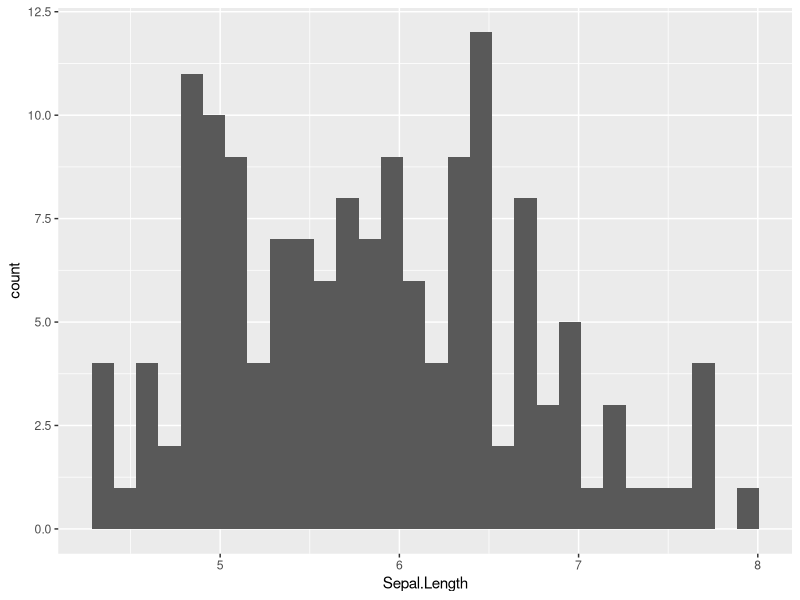
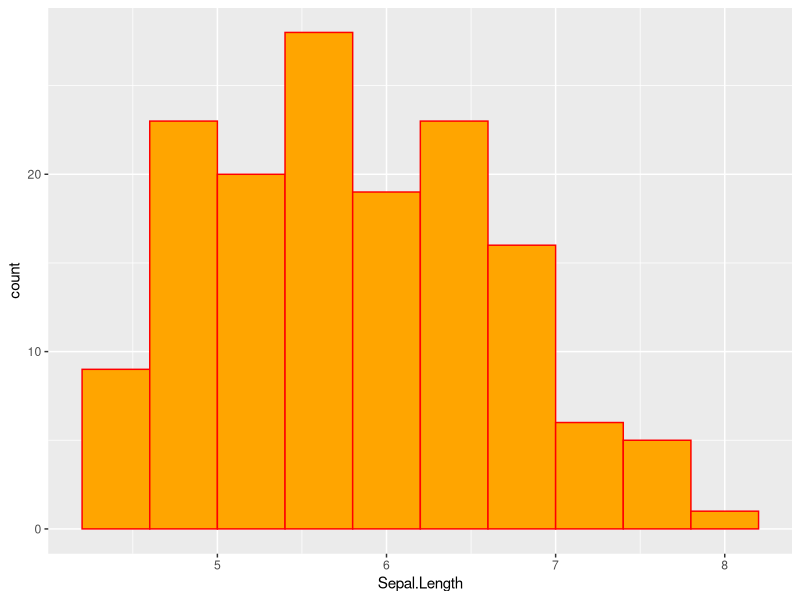
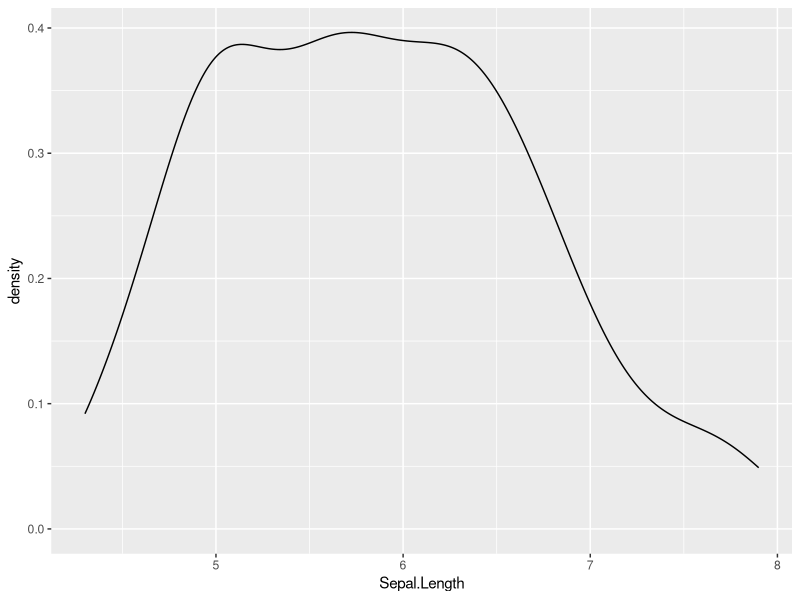
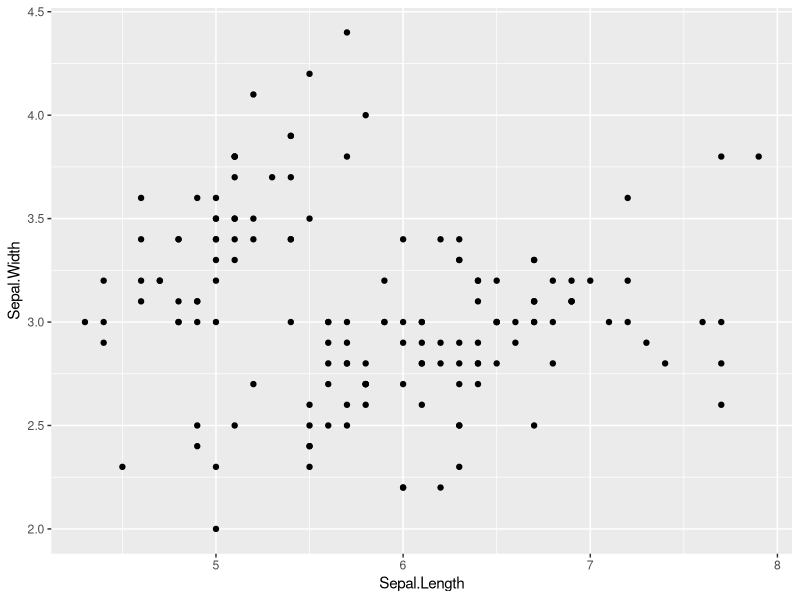
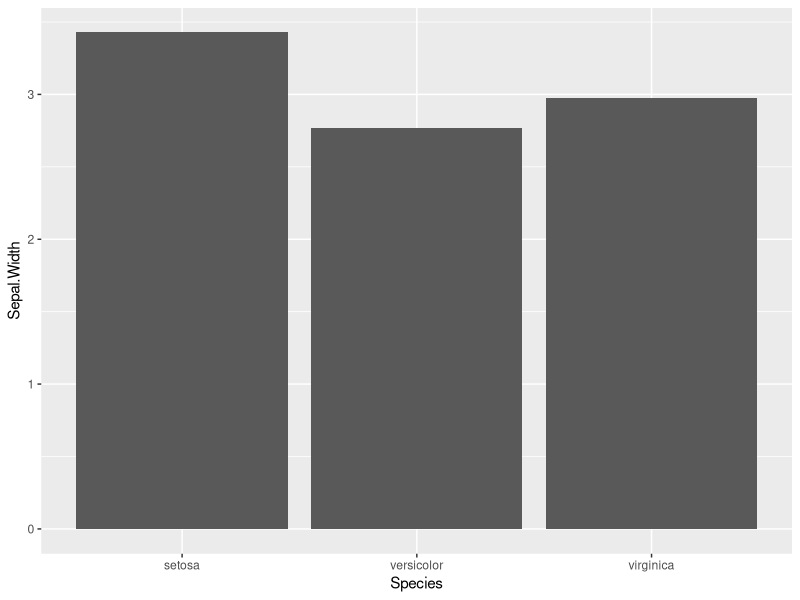
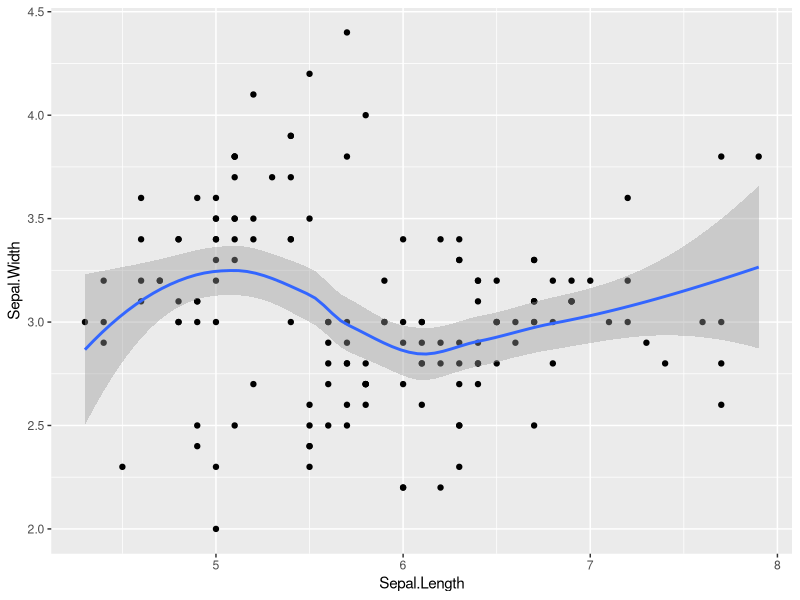
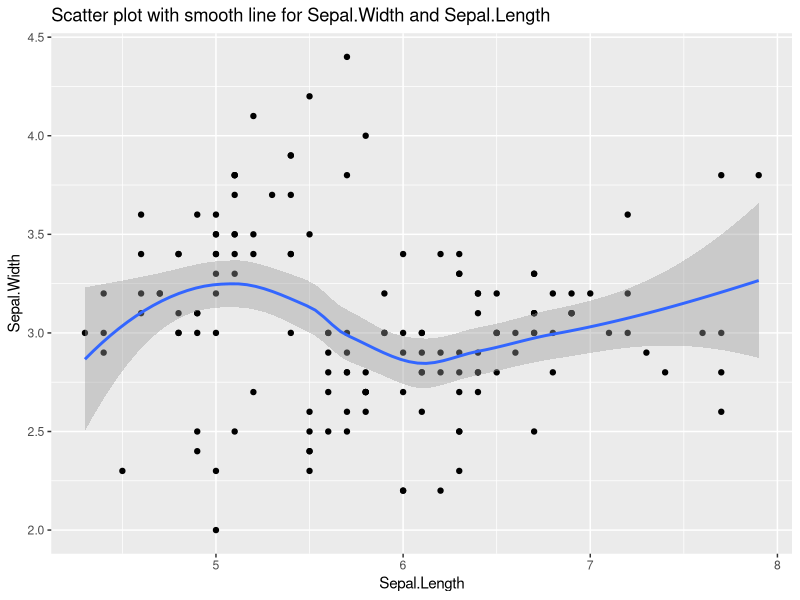
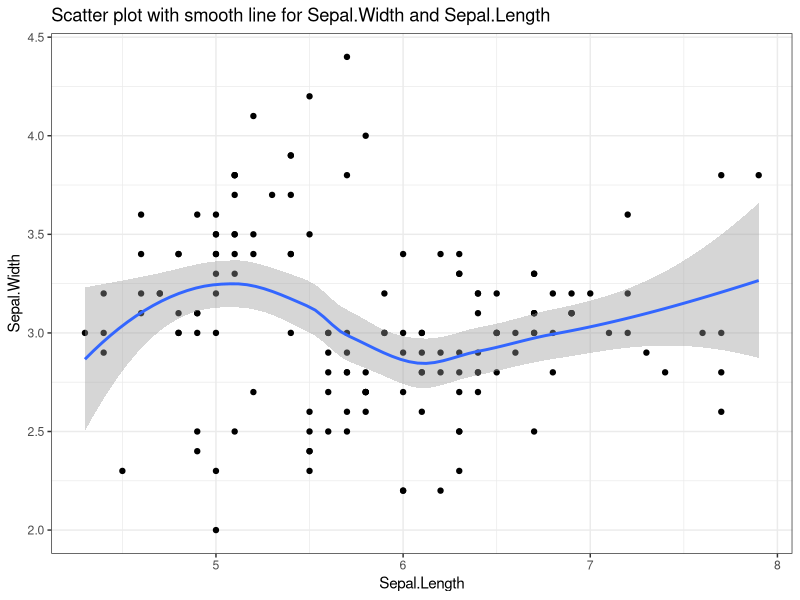

Source code (R) for these figures, in order:
## ---- chunk 1
library(tidyverse)
## ---- chunk 2
filter(iris, Species == "setosa")
## ---- chunk 3
iris %>% 
  filter(Species == "setosa")
## ---- chunk 4
iris %>% 
  filter(Species == "setosa" & Sepal.Length > 4.5)
## ---- chunk 5
iris %>% 
  arrange(Sepal.Length)
  
## ---- chunk 6
iris %>% 
  arrange(Sepal.Length, Petal.Length)
  
## ---- chunk 7
iris %>% 
  arrange(desc(Sepal.Length))

## ---- chunk 8
iris %>% 
  mutate(Sepal.Length = Sepal.Length * 2)
## ---- chunk 9
iris %>% 
  mutate(Sepal.Length_2 = Sepal.Length * 2)
## ---- chunk 10
iris %>% 
  filter(Species == "setosa" & Sepal.Length < 4.6) %>% 
  mutate(Sepal.Length2 = Sepal.Length * 2) %>% 
  arrange(desc(Sepal.Length2))

## ---- chunk 11
datasets::WorldPhones
## ---- chunk 12
iris
## ---- chunk 13
WorldPhones %>% 
  as.data.frame() %>%
  rownames_to_column("year") %>% 
  gather(key = "Area", value = "Phones", N.Amer:Mid.Amer)

## ---- chunk 14
long_dataset <- 
  datasets::WorldPhones %>% 
  as.data.frame() %>%
  rownames_to_column("year") %>% 
  # gather(N.Amer, Europe, Asia, S.Amer, Oceania, Africa, Mid.Amer, key = "Area", value = "Phones")
  gather(key = "Area", value = "Phones", N.Amer:Mid.Amer)

long_dataset %>% 
  spread(key = "Area", value = "Phones")
## ---- chunk 15
new <- data.frame(
  First = c("A_1", "A_2", "B_2", "B_3", "C_1"),
  Second = c(4, 5, 5, 6, 7)
)

new %>% 
  separate(First, into = c("main", "secondary"), sep = "_")
## ---- chunk 16
iris %>% 
  summarise(Avg_Sepal.Length = mean(Sepal.Length))

## ---- chunk 17
iris %>% 
  summarise(
    Avg_Sepal.Length = mean(Sepal.Length),
    Sum_Sepal.Width = sum(Sepal.Width),
    Median_Sepal.Width = median(Sepal.Width)
    )

## ---- chunk 18
iris %>% 
  summarise_all(mean)

## ---- chunk 19
iris %>% 
  summarise_at(vars(Sepal.Length, Sepal.Width), funs(mean, median))
## ---- chunk 20
iris %>% 
  group_by(Species) %>% 
  summarise(Avg_Sepal.Length = mean(Sepal.Length))
## ---- chunk 21
iris %>% 
  ggplot(aes(Sepal.Length)) +
  geom_histogram()

## ---- chunk 22
iris %>% 
ggplot(aes(Sepal.Length)) +
  geom_histogram(bins = 10, color = "red", fill = "orange")

## ---- chunk 23
iris %>% 
ggplot(aes(Sepal.Length)) +
  geom_density()

## ---- chunk 24
iris %>%
  ggplot(aes(x = Sepal.Length, y = Sepal.Width)) +
  geom_point()

## ---- chunk 25
iris %>% 
  group_by(Species) %>% 
  summarise(Sepal.Width = mean(Sepal.Width)) %>% 
  ggplot(aes(Species, Sepal.Width)) +
  geom_col()

## ---- chunk 26
iris %>%
  ggplot(aes(Sepal.Length, Sepal.Width)) +
  geom_point() + 
  geom_smooth()

## ---- chunk 27
iris %>%
  ggplot(aes(Sepal.Length, Sepal.Width)) +
  geom_point() +
  geom_smooth() +
  labs(
  title = "Scatter plot with smooth line for Sepal.Width and Sepal.Length"
)

## ---- chunk 28
iris %>%
  ggplot(aes(Sepal.Length, Sepal.Width)) +
  geom_point() +
  geom_smooth() +
  labs(
  title = "Scatter plot with smooth line for Sepal.Width and Sepal.Length"
) +
  theme_bw()

## ---- chunk 29
WorldPhones %>% 
  
  # Make a tidy dataset
  as.data.frame() %>%
  rownames_to_column("year") %>% 
  gather(key = "Area", value = "Phones", N.Amer:Mid.Amer) %>% 
  filter(year > 1951) %>% 
  
  # Create the growth rate variable
  group_by(Area) %>% 
  mutate(previous_value = lag(Phones)) %>%
  mutate(growth_rate = (Phones-previous_value)/Phones) %>% 
  
  # Summarise the dataset
  group_by(Area) %>% 
  summarise(Avg_growth = mean(growth_rate, na.rm = TRUE)) %>% 
  
  # Create the plot
  ggplot(aes(reorder(Area, -Avg_growth), Avg_growth)) +
  geom_col() +
  labs(
    title = "Average growth rate of phones per area",
    subtitle = "Between 1956 & 1961",
    y = "Average growth rate (%)",
    x = "Area"
  ) +
  scale_y_continuous(labels=scales::percent) +
  theme_bw()

## ---- chunk 30
# Modelr is a library that works efficient with other tidyverse packages
library(modelr)

# Create a simple linear regression model
lm1 <- lm(Sepal.Length ~ Sepal.Width, data = iris)

iris %>% 
  add_residuals(lm1, "lresid") %>% 
  ggplot(aes(Sepal.Width, lresid)) +
  geom_hex(bins = 30)

## ---- chunk 31
# Summarizes key information about statistical objects in tidy tibbles. This
# makes it easy to report results, create plots and consistently work with large
# numbers of models at once
library(broom)

# Create a nested dataframe
iris %>% 
  group_by(Species) %>% 
  nest() %>% 

  # Develop a separate linear regression model 
  mutate(fit = map(data, ~lm(Sepal.Length ~ Sepal.Width, data = .)), 
         results = map(fit, tidy)) %>% 
  unnest(results) %>% 
  
  # Filter & print p values
  filter(term == "Sepal.Width") %>% 
  select(Species, term, p.value)


